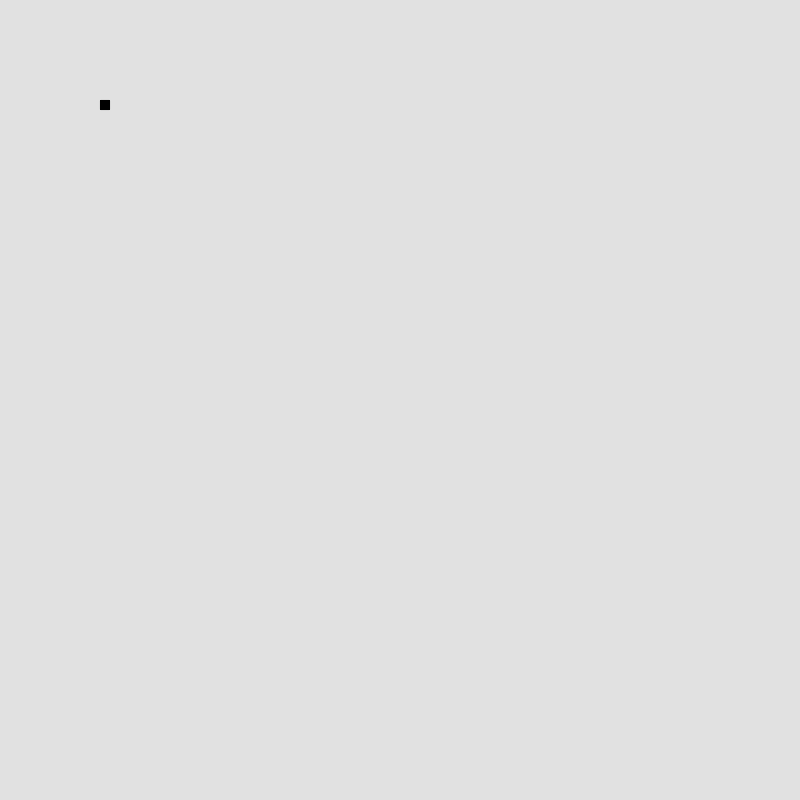
Frame 1 (no input)
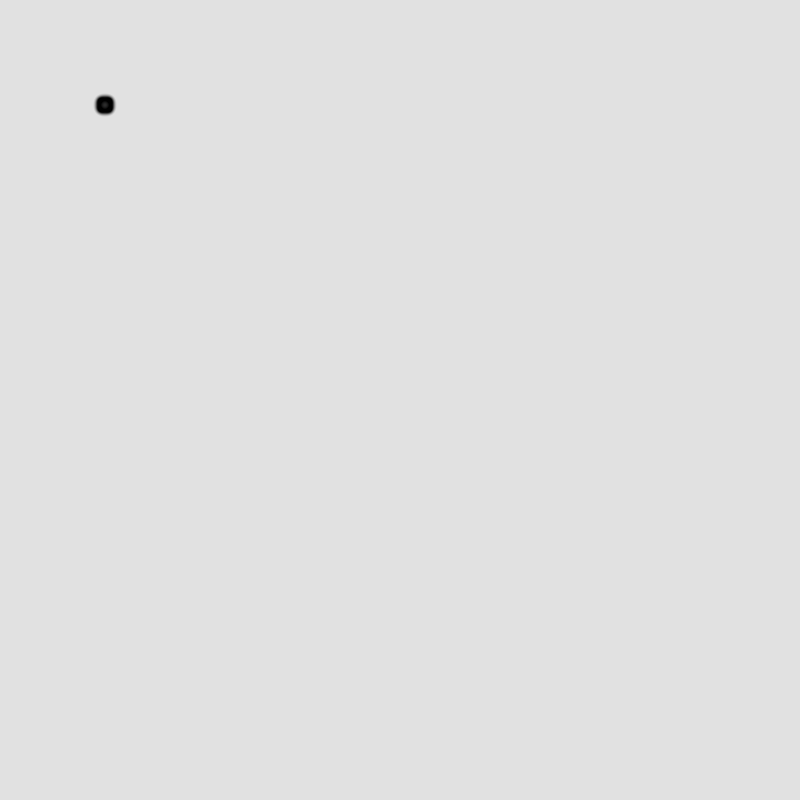
Frame 60 (no input)
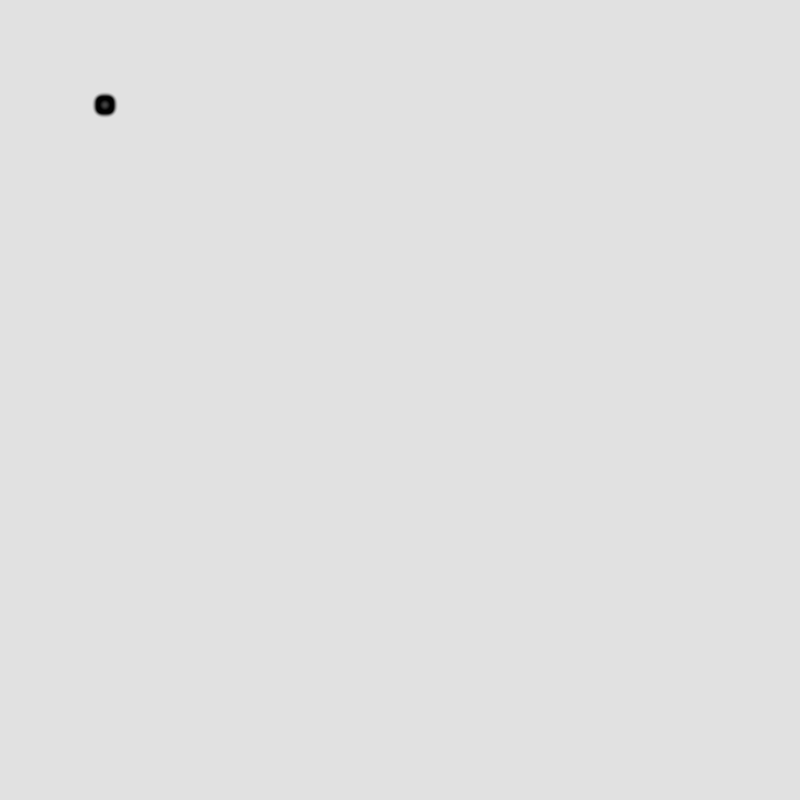
Frame 120 (the mouse pressed at the canvas centre since frame 60)

The p5.js sketch that drew these frames (run headless with seeded random() and noise() and a simulated clock; from frame 60 on, the mouse is pressed at the canvas centre):

// p5.js sketch
// ── sketch.js
var grid;
var next;

var dA = 1;
var dB = 0.5;
var feed = 0.055;
var k = 0.062;

function setup() {
  createCanvas(800, 800);
  pixelDensity(1);
  grid = [];
  next = [];
  for (var x = 0; x < width; x++) {
    grid[x] = [];
    next[x] = [];
    for (var y = 0; y < height; y++) {
      grid[x][y] = {
        a: 1,
        b: 0
      };
      next[x][y] = {
        a: 1,
        b: 0
      };
    }
  }

  for (var i = 100; i < 110; i++) {
    for (var j = 100; j < 110; j++) {
      grid[i][j].b = 1;
    }
  }
}

function draw() {
  background(51);

  for (var x = 1; x < width - 1; x++) {
    for (var y = 1; y < height - 1; y++) {
      var a = grid[x][y].a;
      var b = grid[x][y].b;
      next[x][y].a = a + dA * laplaceA(x, y) - a * b * b + feed * (1 - a);
      next[x][y].b = b + dB * laplaceB(x, y) + a * b * b - (k + feed) * b;

      next[x][y].a = constrain(next[x][y].a, 0, 1);
      next[x][y].b = constrain(next[x][y].b, 0, 1);
    }
  }

  loadPixels();
  for (var x = 0; x < width; x++) {
    for (var y = 0; y < height; y++) {
      var pix = (x + y * width) * 4;
      var a = next[x][y].a;
      var b = next[x][y].b;
      var c = floor((a - b) * 255);
      c = constrain(c, 0, 225);
      pixels[pix + 0] = c;
      pixels[pix + 1] = c;
      pixels[pix + 2] = c;
      pixels[pix + 3] = 255;
    }
  }
  updatePixels();

  swap();
}

function laplaceA(x, y) {
  var sumA = 0;
  sumA += grid[x][y].a * -1;
  sumA += grid[x - 1][y].a * 0.2;
  sumA += grid[x + 1][y].a * 0.2;
  sumA += grid[x][y + 1].a * 0.2;
  sumA += grid[x][y - 1].a * 0.2;
  sumA += grid[x - 1][y - 1].a * 0.05;
  sumA += grid[x + 1][y - 1].a * 0.05;
  sumA += grid[x + 1][y + 1].a * 0.05;
  sumA += grid[x - 1][y + 1].a * 0.05;
  return sumA;
}

function laplaceB(x, y) {
  var sumB = 0;
  sumB += grid[x][y].b * -1;
  sumB += grid[x - 1][y].b * 0.2;
  sumB += grid[x + 1][y].b * 0.2;
  sumB += grid[x][y + 1].b * 0.2;
  sumB += grid[x][y - 1].b * 0.2;
  sumB += grid[x - 1][y - 1].b * 0.05;
  sumB += grid[x + 1][y - 1].b * 0.05;
  sumB += grid[x + 1][y + 1].b * 0.05;
  sumB += grid[x - 1][y + 1].b * 0.05;
  return sumB;
}

function swap() {
  var temp = grid;
  grid = next;
  next = temp;
}
